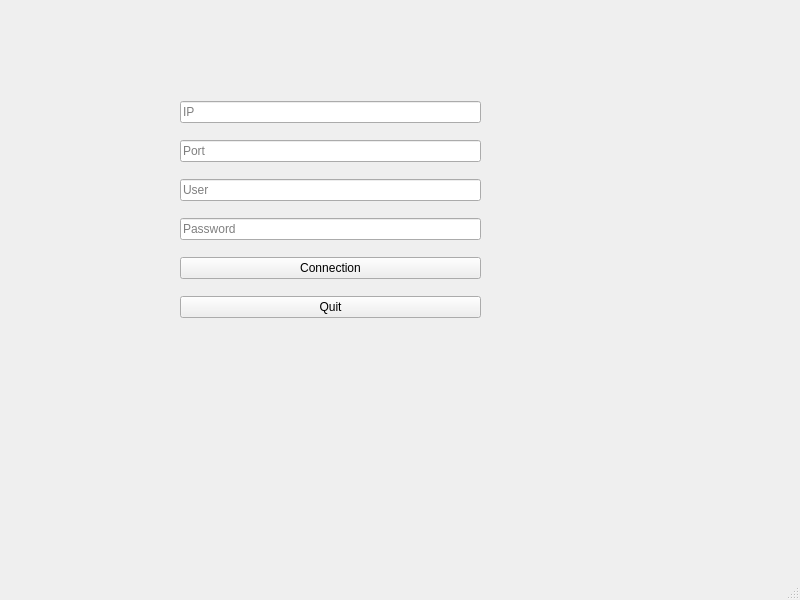
<?xml version="1.0" encoding="UTF-8"?>
<ui version="4.0">
 <class>MainWindow</class>
 <widget class="QMainWindow" name="MainWindow">
  <property name="geometry">
   <rect>
    <x>0</x>
    <y>0</y>
    <width>800</width>
    <height>600</height>
   </rect>
  </property>
  <property name="windowTitle">
   <string>MainWindow</string>
  </property>
  <property name="accessibleName">
   <string/>
  </property>
  <widget class="QWidget" name="centralwidget">
   <widget class="QWidget" name="verticalLayoutWidget">
    <property name="geometry">
     <rect>
      <x>180</x>
      <y>90</y>
      <width>301</width>
      <height>241</height>
     </rect>
    </property>
    <layout class="QVBoxLayout" name="verticalLayout">
     <item>
      <widget class="QLineEdit" name="IpLine">
       <property name="text">
        <string/>
       </property>
       <property name="placeholderText">
        <string>IP</string>
       </property>
      </widget>
     </item>
     <item>
      <widget class="QLineEdit" name="PortLine">
       <property name="placeholderText">
        <string>Port</string>
       </property>
      </widget>
     </item>
     <item>
      <widget class="QLineEdit" name="UserLine">
       <property name="placeholderText">
        <string>User</string>
       </property>
      </widget>
     </item>
     <item>
      <widget class="QLineEdit" name="PassLine">
       <property name="inputMask">
        <string/>
       </property>
       <property name="echoMode">
        <enum>QLineEdit::Password</enum>
       </property>
       <property name="placeholderText">
        <string>Password</string>
       </property>
      </widget>
     </item>
     <item>
      <widget class="QPushButton" name="ConnectionButton">
       <property name="text">
        <string>Connection</string>
       </property>
      </widget>
     </item>
     <item>
      <widget class="QPushButton" name="QuitButton">
       <property name="text">
        <string>Quit</string>
       </property>
      </widget>
     </item>
    </layout>
   </widget>
  </widget>
  <widget class="QMenuBar" name="menubar">
   <property name="geometry">
    <rect>
     <x>0</x>
     <y>0</y>
     <width>800</width>
     <height>22</height>
    </rect>
   </property>
  </widget>
  <widget class="QStatusBar" name="statusbar"/>
 </widget>
 <resources/>
 <connections>
  <connection>
   <sender>QuitButton</sender>
   <signal>clicked()</signal>
   <receiver>MainWindow</receiver>
   <slot>close()</slot>
   <hints>
    <hint type="sourcelabel">
     <x>330</x>
     <y>314</y>
    </hint>
    <hint type="destinationlabel">
     <x>399</x>
     <y>299</y>
    </hint>
   </hints>
  </connection>
 </connections>
</ui>
